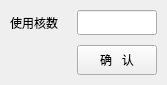
<?xml version="1.0" encoding="UTF-8"?>
<ui version="4.0">
 <class>widget_cores</class>
 <widget class="QWidget" name="widget_cores">
  <property name="geometry">
   <rect>
    <x>0</x>
    <y>0</y>
    <width>167</width>
    <height>85</height>
   </rect>
  </property>
  <property name="maximumSize">
   <size>
    <width>200</width>
    <height>100</height>
   </size>
  </property>
  <property name="windowTitle">
   <string>Form</string>
  </property>
  <layout class="QGridLayout" name="gridLayout">
   <property name="leftMargin">
    <number>10</number>
   </property>
   <property name="topMargin">
    <number>10</number>
   </property>
   <property name="rightMargin">
    <number>10</number>
   </property>
   <property name="bottomMargin">
    <number>10</number>
   </property>
   <property name="horizontalSpacing">
    <number>15</number>
   </property>
   <property name="verticalSpacing">
    <number>10</number>
   </property>
   <item row="0" column="0">
    <widget class="QLabel" name="label_cores">
     <property name="text">
      <string>使用核数</string>
     </property>
    </widget>
   </item>
   <item row="0" column="1">
    <widget class="QLineEdit" name="edit_cores">
     <property name="minimumSize">
      <size>
       <width>0</width>
       <height>25</height>
      </size>
     </property>
     <property name="maximumSize">
      <size>
       <width>80</width>
       <height>30</height>
      </size>
     </property>
    </widget>
   </item>
   <item row="1" column="1">
    <widget class="QPushButton" name="btn_confirm">
     <property name="minimumSize">
      <size>
       <width>0</width>
       <height>30</height>
      </size>
     </property>
     <property name="maximumSize">
      <size>
       <width>80</width>
       <height>16777215</height>
      </size>
     </property>
     <property name="text">
      <string>确   认</string>
     </property>
    </widget>
   </item>
  </layout>
 </widget>
 <resources/>
 <connections/>
</ui>
